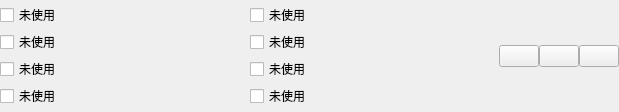
<?xml version="1.0" encoding="UTF-8"?>
<ui version="4.0">
 <class>ParamEditBitfield</class>
 <widget class="QWidget" name="ParamEditBitfield">
  <property name="geometry">
   <rect>
    <x>0</x>
    <y>0</y>
    <width>619</width>
    <height>112</height>
   </rect>
  </property>
  <property name="windowTitle">
   <string>Form</string>
  </property>
  <layout class="QHBoxLayout" name="horizontalLayout">
   <property name="spacing">
    <number>0</number>
   </property>
   <property name="leftMargin">
    <number>0</number>
   </property>
   <property name="topMargin">
    <number>0</number>
   </property>
   <property name="rightMargin">
    <number>0</number>
   </property>
   <property name="bottomMargin">
    <number>0</number>
   </property>
   <item>
    <layout class="QGridLayout" name="gridLayout">
     <item row="0" column="0">
      <widget class="QCheckBox" name="b0Box">
       <property name="text">
        <string>未使用</string>
       </property>
      </widget>
     </item>
     <item row="0" column="1">
      <widget class="QCheckBox" name="b1Box">
       <property name="text">
        <string>未使用</string>
       </property>
      </widget>
     </item>
     <item row="1" column="0">
      <widget class="QCheckBox" name="b2Box">
       <property name="text">
        <string>未使用</string>
       </property>
      </widget>
     </item>
     <item row="1" column="1">
      <widget class="QCheckBox" name="b3Box">
       <property name="text">
        <string>未使用</string>
       </property>
      </widget>
     </item>
     <item row="2" column="0">
      <widget class="QCheckBox" name="b4Box">
       <property name="text">
        <string>未使用</string>
       </property>
      </widget>
     </item>
     <item row="2" column="1">
      <widget class="QCheckBox" name="b5Box">
       <property name="text">
        <string>未使用</string>
       </property>
      </widget>
     </item>
     <item row="3" column="0">
      <widget class="QCheckBox" name="b6Box">
       <property name="text">
        <string>未使用</string>
       </property>
      </widget>
     </item>
     <item row="3" column="1">
      <widget class="QCheckBox" name="b7Box">
       <property name="text">
        <string>未使用</string>
       </property>
      </widget>
     </item>
    </layout>
   </item>
   <item>
    <widget class="QPushButton" name="readButton">
     <property name="sizePolicy">
      <sizepolicy hsizetype="Fixed" vsizetype="Fixed">
       <horstretch>0</horstretch>
       <verstretch>0</verstretch>
      </sizepolicy>
     </property>
     <property name="toolTip">
      <string>读取当前设置</string>
     </property>
     <property name="text">
      <string/>
     </property>
    </widget>
   </item>
   <item>
    <widget class="QPushButton" name="readDefaultButton">
     <property name="sizePolicy">
      <sizepolicy hsizetype="Fixed" vsizetype="Fixed">
       <horstretch>0</horstretch>
       <verstretch>0</verstretch>
      </sizepolicy>
     </property>
     <property name="toolTip">
      <string>读取默认设置</string>
     </property>
     <property name="text">
      <string/>
     </property>
    </widget>
   </item>
   <item>
    <widget class="QPushButton" name="helpButton">
     <property name="sizePolicy">
      <sizepolicy hsizetype="Fixed" vsizetype="Fixed">
       <horstretch>0</horstretch>
       <verstretch>0</verstretch>
      </sizepolicy>
     </property>
     <property name="toolTip">
      <string>显示帮助</string>
     </property>
     <property name="text">
      <string/>
     </property>
    </widget>
   </item>
  </layout>
 </widget>
 <resources/>
 <connections/>
</ui>
